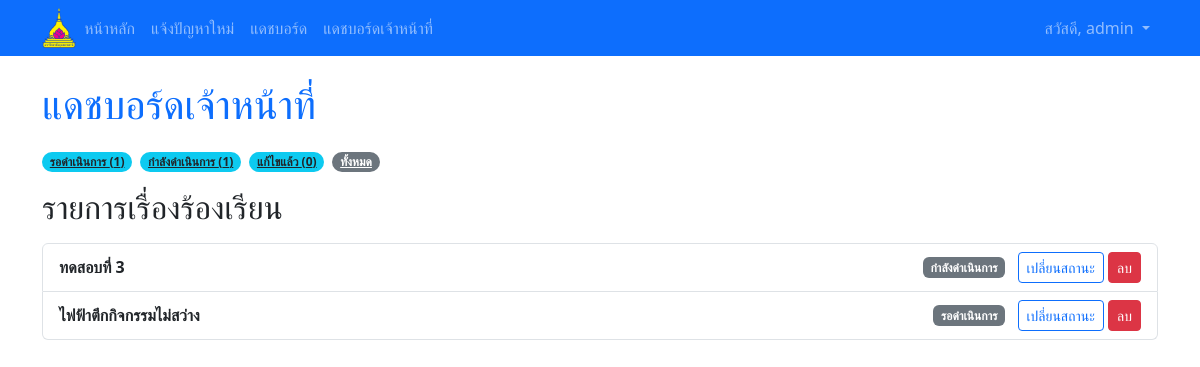
The page /staff/dashboard/ (signed in) on the database its author committed.
### core/models.py (models this page shows, shortened)
class Case(models.Model):
    STATUS_CHOICES = [
        ('pending', 'รอดำเนินการ'),
        ('in_progress', 'กำลังดำเนินการ'),
        ('resolved', 'แก้ไขแล้ว'),
    ]
    CATEGORY_CHOICES = [
        ('electrical', 'ไฟฟ้า'),
        ('water_supply', 'ประปา'),
        ('road_damage', 'ถนน/ทางเท้า'),
        ('other', 'อื่นๆ'),
    ]
    title = models.CharField(max_length=200)
    description = models.TextField()
    status = models.CharField(max_length=20, choices=STATUS_CHOICES, default='pending')
    category = models.CharField(max_length=50, choices=CATEGORY_CHOICES)
    reporter = models.ForeignKey(User, on_delete=models.CASCADE, related_name='reported_cases')
    created_at = models.DateTimeField(auto_now_add=True)
    updated_at = models.DateTimeField(auto_now=True)
    image_file = models.ImageField(upload_to='case_images/', blank=True, null=True)

### core/views.py (the view)
# urls.py: path('staff/dashboard/', views.staff_dashboard_view, name='staff_dashboard'),
@login_required
def staff_dashboard_view(request):
    if not request.user.is_staff:
        messages.error(request, 'คุณไม่มีสิทธิ์ในการเข้าถึงหน้านี้')
        return redirect('home')
    status_filter = request.GET.get('status')
    if status_filter:
        all_cases = Case.objects.filter(status=status_filter).order_by('-created_at')
    else:
        all_cases = Case.objects.all().order_by('-created_at')
    case_counts = Case.objects.values('status').annotate(total=Count('status'))
    status_counts = {item['status']: item['total'] for item in case_counts}
    context = {
        'all_cases': all_cases,
        'status_choices': Case.STATUS_CHOICES,
        'status_counts': status_counts,
        'selected_status': status_filter,
    }
    return render(request, 'core/staff_dashboard.html', context)

### core/templatetags/custom_filters.py (called while the page is built)
@register.filter
def get_item(dictionary, key):
    return dictionary.get(key)

### core/templates/core/staff_dashboard.html (shortened to what this page needs)
{% extends 'core/base.html' %}
{% load custom_filters %}
{% block content %}
    <h1 class="text-primary mb-4">แดชบอร์ดเจ้าหน้าที่</h1>
    <div class="mb-3 d-flex flex-wrap gap-2">
        {% for status_value, status_label in status_choices %}
            <a href="{% url 'staff_dashboard' %}?status={{ status_value }}" class="badge rounded-pill bg-info text-dark">
                {{ status_label }} ({{ status_counts|get_item:status_value|default:0 }})
            </a>
        {% endfor %}
        <a href="{% url 'staff_dashboard' %}" class="badge rounded-pill bg-secondary">ทั้งหมด</a>
    </div>
    <h2>รายการเรื่องร้องเรียน {% if selected_status %}(สถานะ: {{ selected_status }}){% endif %}</h2>
    <div class="list-group mt-3">
        {% if all_cases %}
            {% for case in all_cases %}
                <div class="list-group-item list-group-item-action d-flex justify-content-between align-items-center">
                    <a href="{% url 'case_detail' case.id %}" class="text-decoration-none text-dark fw-bold">{{ case.title }}</a>
                    <div>
                        <span class="badge bg-secondary me-2">{{ case.get_status_display }}</span>
                        <a href="{% url 'change_case_status' case.id %}" class="btn btn-sm btn-outline-primary">เปลี่ยนสถานะ</a>
                        <a href="{% url 'case_delete' case.id %}" class="btn btn-sm btn-danger">ลบ</a>
                    </div>
                </div>
            {% endfor %}
        {% else %}
            <div class="alert alert-warning text-center" role="alert">
                ไม่พบเรื่องร้องเรียนในสถานะนี้
            </div>
        {% endif %}
    </div>
{% endblock %}

### core/templates/core/base.html (shortened to what this page needs)
{% load static %}
<!DOCTYPE html>
<html lang="th">
<head>
    <link href="https://cdn.jsdelivr.net/npm/bootstrap@5.3.3/dist/css/bootstrap.min.css" rel="stylesheet">
</head>
<body>
    <nav class="navbar navbar-expand-lg navbar-dark bg-primary">
        <div class="container">
            <img src="{% static 'images/Ubon_Ratchathani_Univ_Emblem.svg.png' %}" alt="มหาวิทยาลัยอุบลราชธานี" style="height: 40px;">
            <div class="collapse navbar-collapse" id="navbarNav">
                <ul class="navbar-nav me-auto">
                    <li class="nav-item">
                        <a class="nav-link" href="{% url 'home' %}">หน้าหลัก</a>
                    </li>
                    <li class="nav-item">
                        <a class="nav-link" href="{% url 'create_case' %}">แจ้งปัญหาใหม่</a>
                    </li>
                    <li class="nav-item">
                        <a class="nav-link" href="{% url 'public_dashboard' %}">แดชบอร์ด</a>
                    </li>
                    {% if user.is_staff %}
                    <li class="nav-item">
                        <a class="nav-link" href="{% url 'staff_dashboard' %}">แดชบอร์ดเจ้าหน้าที่</a>
                    </li>
                    {% endif %}
                </ul>
                <ul class="navbar-nav ms-auto">
                    {% if user.is_authenticated %}
                        <li class="nav-item dropdown">
                            <a class="nav-link dropdown-toggle" href="#" id="navbarDropdown" role="button" data-bs-toggle="dropdown" aria-expanded="false">
                                สวัสดี, {{ user.username }}
                            </a>
                        </li>
                    {% endif %}
                </ul>
            </div>
        </div>
    </nav>
    <div class="container mt-4">
        {% block content %}{% endblock %}
    </div>
</body>
</html>

### rows shown on the page
Case: title "ทดสอบที่ 3", status "กำลังดำเนินการ"
Case: title "ไฟฟ้าตึกกิจกรรมไม่สว่าง", status "รอดำเนินการ"

### other values the page prints
{{ user.username }} "admin"
{{ status_label }} "รอดำเนินการ" "กำลังดำเนินการ" "แก้ไขแล้ว"
{{ status_counts|get_item:status_value|default:0 }} "1" "1" "0"
